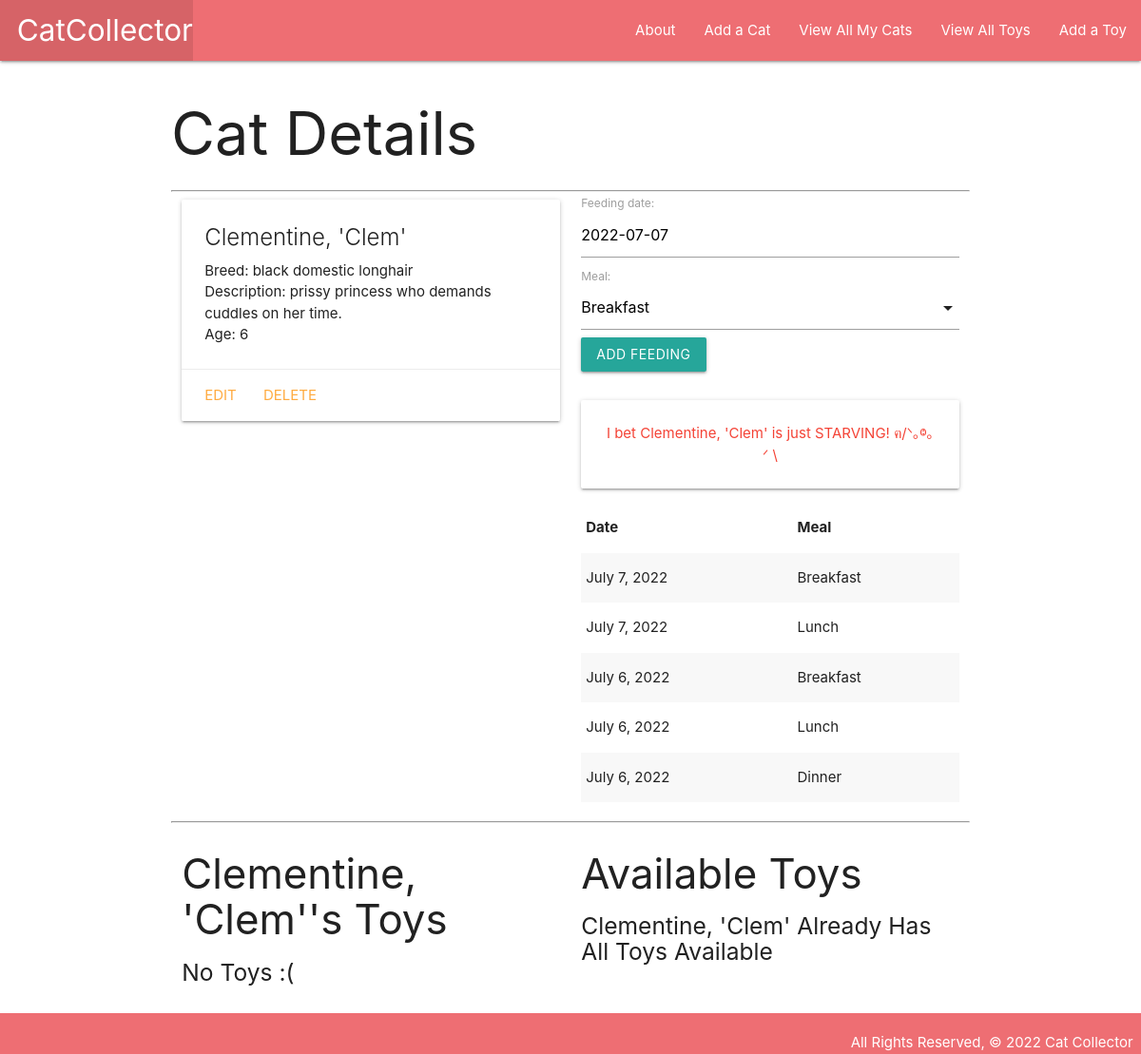
Page /cats/1/ on the earlier database version.
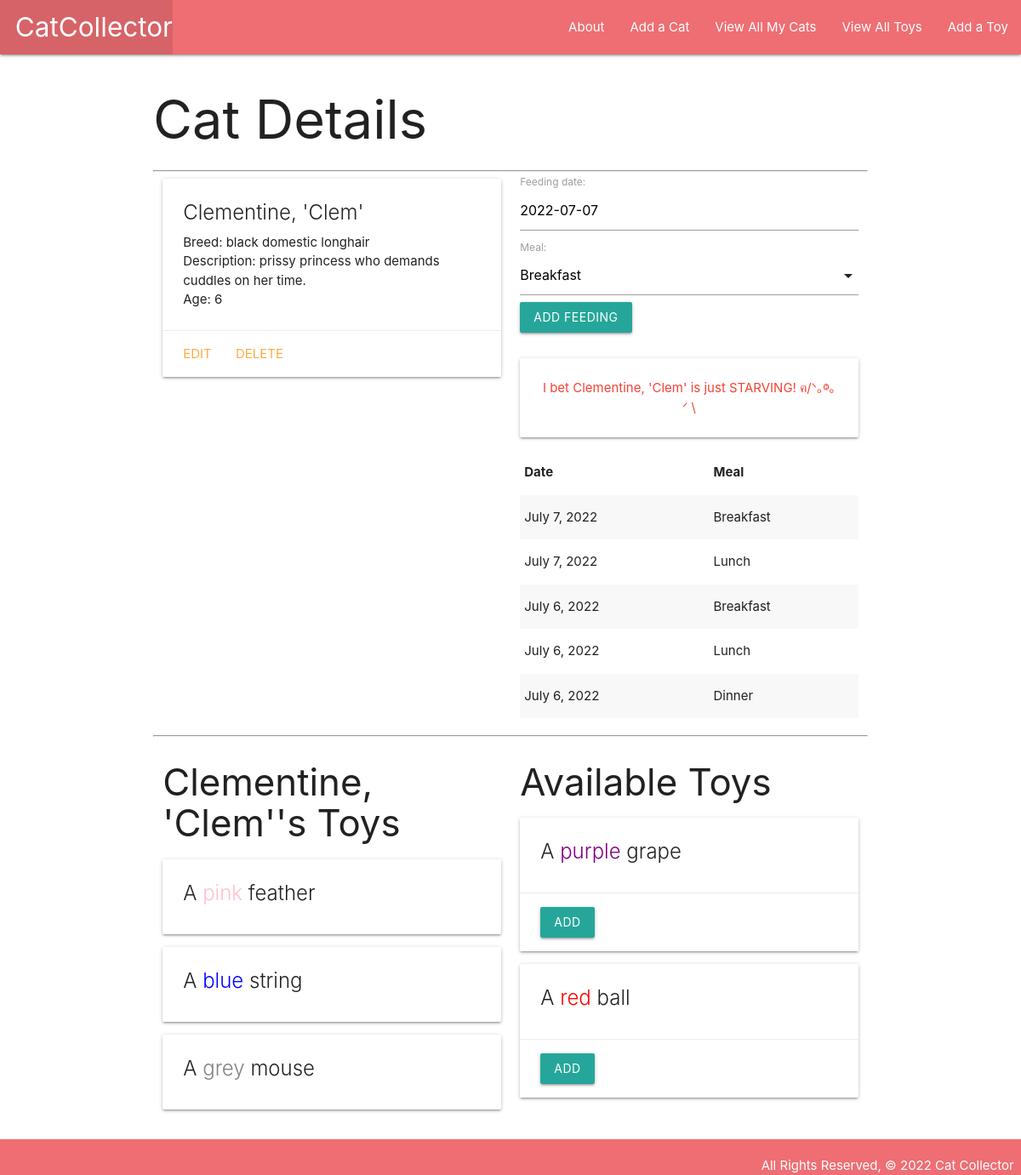
Same page on the later database version.
### main_app/models.py (models this page shows, shortened)
class Feeding(models.Model):
    date = models.DateField('feeding date') # adding this in the parameter makes what
    meal = models.CharField(
        max_length=1,
        choices=MEALS, # adding the choices as the tuple we defined above
        default=MEALS[0][0] # default value being the first[0] in the tuple, 'B'
    )
    cat = models.ForeignKey(Cat, on_delete=models.CASCADE)
    class Meta: # we can add meta attributes to our models also
        ordering = ['-date'] # in this case, to change the default sorting, so most

class Cat(models.Model):
    name = models.CharField(max_length=100)
    breed = models.CharField(max_length=100)
    description = models.TextField(max_length=250)
    age = models.IntegerField()
    toys = models.ManyToManyField(Toy)
    def fed_for_today(self):
        return self.feeding_set.filter(date=date.today()).count() >= len(MEALS)

class Toy(models.Model):
    name = models.CharField(max_length=50)
    color = models.CharField(max_length=20)

### main_app/views.py (the view)
# urls.py: path('cats/<int:cat_id>/', views.cats_details, name='details'),
def cats_details(request, cat_id):
    cat = Cat.objects.get(id=cat_id)
    toys_cat_doesnt_have = Toy.objects.exclude(id__in=cat.toys.all().values_list('id'))
    feeding_form = FeedingForm() # instantiating FeedingForm to be rendered
    return render(request, 'cats/details.html', {
        'cat': cat, 'feeding_form': feeding_form, 'toys': toys_cat_doesnt_have
    })

### main_app/forms.py
class FeedingForm(ModelForm): # extending the ModelForm class to apply it here as
    class Meta: # a special subclass that allows to set metadata and separate concerns
        model = Feeding
        fields = ['date', 'meal'] # because there are only two items here, i could

### main_app/templates/cats/details.html (shortened to what this page needs)
{% extends 'base.html' %} {% block content %}
<h1>Cat Details</h1>
<hr />
<div class="row">
    <div class="col s6">
        <div class="card">
            <div class="card-content">
                <span class="card-title">{{ cat.name }}</span>
                <p>Breed: {{ cat.breed }}</p>
                <p>Description: {{ cat.description }}</p>
                {% if cat.age > 0 %}
                <p>Age: {{ cat.age }}</p>
                {% else %}
                <p>Age: Kitten</p>
                {% endif %}
            </div>
            <div class="card-action">
                <a href="{% url 'cat_update' cat.id %}">Edit</a>
                <a href="{% url 'cat_delete' cat.id %}">Delete</a>
            </div>
        </div>
    </div>
    <div class="col s6">
        <form action="{% url 'add_feeding' cat.id %}" method="post">
            {% csrf_token %} {{ feeding_form.as_p }}
            <input type="submit" class="btn" value="Add Feeding" />
        </form>
        <br />
        {% if cat.fed_for_today %}
        <div class="card-panel teal-text center-align">
            {{cat.name}} has been fed all their meals for today!
        </div>
        {% else %}
        <div class="card-panel red-text center-align">
            I bet {{cat.name}} is just STARVING! ฅ/ᐠ｡ⱉ｡ᐟ \
        </div>
        {% endif %}
        <table class="striped">
            <thead>
                <tr>
                    <th>Date</th>
                    <th>Meal</th>
                </tr>
            </thead>
            <tbody>
                {% for feeding in cat.feeding_set.all %}
                <tr>
                    <td>{{feeding.date}}</td>
                    <td>{{feeding.get_meal_display}}</td>
                </tr>
                {% endfor %}
            </tbody>
        </table>
    </div>
</div>
<hr />
<div class="row">
    <div class="col s6">
        <h3>{{ cat.name }}'s Toys</h3>
        {% if cat.toys.count %} {% for toy in cat.toys.all %}
        <div class="card">
            <div class="card-content">
                <span class="card-title">
                    A <span style="color: {{ toy.color }}">{{ toy.color }}</span> {{ toy.name }}
                </span>
            </div>
        </div>
        {% endfor %} {% else %}
        <h5>No Toys :(</h5>
        {% endif %}
    </div>
<div class="col s6">
    <h3>Available Toys</h3>
    {% if toys.count %}
    {% for toy in toys.all %}
    <div class="card">
        <div class="card-content">
            <span class="card-title">
                A <span style="color: {{ toy.color }}">{{ toy.color }}</span> {{ toy.name }}
            </span>
        </div>
        <div class="card-action">
            <form action="{% url 'assoc_toy' cat.id toy.id %}" method="post">
                <button type="submit" class="btn">Add</button>
            </form>
        </div>
    </div>
    {% endfor %}
    {% else %}
    <h5>{{cat.name}} Already Has All Toys Available</h5>
    {% endif %}
</div>
{% endblock %}

Differences in the rows shown:
shown differently, row unchanged: Cat "Clementine, 'Clem'": name "Clementine, 'Clem'" → (not shown)
added Toy: color "pink", name "feather", shown under "Clementine, 'Clem''s Toys"
added Toy: color "blue", name "string", shown under "Clementine, 'Clem''s Toys"
added Toy: color "grey", name "mouse", shown under "Clementine, 'Clem''s Toys"
added Toy: color "purple", name "grape", shown under "Available Toys"
added Toy: color "red", name "ball", shown under "Available Toys"
Other differences:
text no longer shown: "No Toys :( Already Has All Toys Available"
